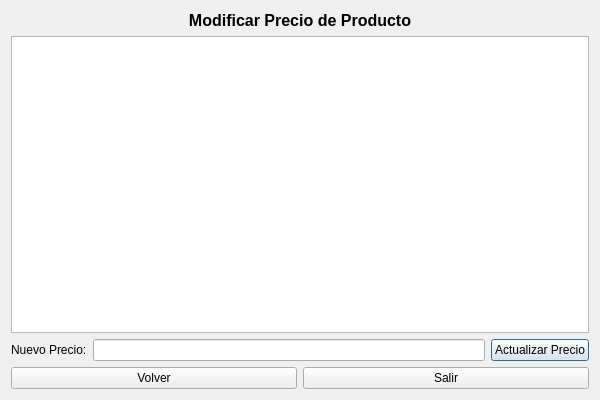
<?xml version="1.0" encoding="UTF-8"?>
<ui version="4.0">
 <class>ModificarPrecioWindow</class>
 <widget class="QDialog" name="ModificarPrecioWindow">
  <property name="geometry">
   <rect>
    <x>0</x>
    <y>0</y>
    <width>600</width>
    <height>400</height>
   </rect>
  </property>
  <property name="windowTitle">
   <string>Modificar Precio</string>
  </property>
  <layout class="QVBoxLayout" name="verticalLayout">
   <item>
    <widget class="QLabel" name="label_titulo">
     <property name="text">
      <string>Modificar Precio de Producto</string>
     </property>
     <property name="alignment">
      <set>Qt::AlignCenter</set>
     </property>
     <property name="font">
      <font>
       <pointsize>12</pointsize>
       <bold>true</bold>
      </font>
     </property>
    </widget>
   </item>
   <item>
    <widget class="QTableWidget" name="tabla_precios"/>
   </item>
   <item>
    <layout class="QHBoxLayout" name="horizontalLayout_inputs">
     <item>
      <widget class="QLabel" name="label_nuevo_precio">
       <property name="text">
        <string>Nuevo Precio:</string>
       </property>
      </widget>
     </item>
     <item>
      <widget class="QLineEdit" name="line_nuevo_precio"/>
     </item>
     <item>
      <widget class="QPushButton" name="btn_actualizar">
       <property name="text">
        <string>Actualizar Precio</string>
       </property>
      </widget>
     </item>
    </layout>
   </item>
   <item>
    <layout class="QHBoxLayout" name="horizontalLayout_botones">
     <item>
      <widget class="QPushButton" name="btn_volver">
       <property name="text">
        <string>Volver</string>
       </property>
      </widget>
     </item>
     <item>
      <widget class="QPushButton" name="btn_salir">
       <property name="text">
        <string>Salir</string>
       </property>
      </widget>
     </item>
    </layout>
   </item>
  </layout>
 </widget>
 <resources/>
 <connections/>
</ui>
